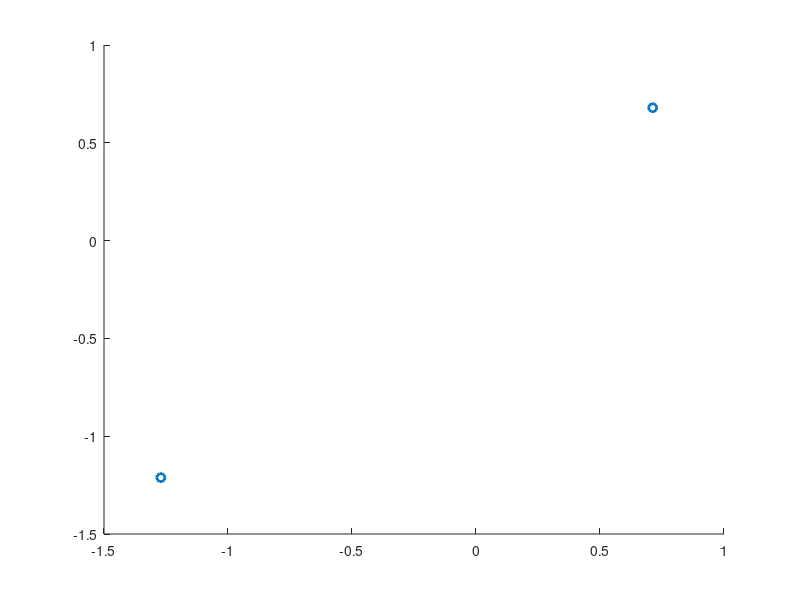

MATLAB code for this plot: (Note: this script raises an error after producing the figure.)
close all; clear all;

load('kmeans.mat'); x = kmeans; clear kmeans;

        K = 2;         %  desired # of clusters

M = size(x,1); % # of data points
N = size(x,2); % # of features 

% normalize by mean value and standard deviation
for j=1:N
    x(:,j) = (x(:,j) - mean(x(:,j)) ) / std(x(:,j));
end

% mu = zeros(K,N); % will contain the K centroids at any given iteration
S = zeros(M,K);  % j-th column will contain indices of datapoints belonging to j-th cluster
c = zeros(1,M);  % contains all distance between x(i) and the closest centroid, then labels for data


% Initialising: 
% we chose K random points out of the dataset as initial centroids, 
% to which we add a small random displacement to make sure
% every initial centroid is distinct
mu = x(floor(M*rand(1,K)+1),:) + 0.01*rand(K,N);

iter = 100; % desired # of iterations

for n=1:iter
    S = zeros(M,K);
    S_index = ones(1,K); % counter that keeps track of filled slots in S

    for i=1:M

        % finding closest centroid and its distance to x(i)
        
        cc = zeros(1,K);
        for j=1:K
            cc(j) = norm(x(i,:)-mu(j,:));
        end
        c(i) = min(cc);

        % assigning x(i) to cluster j

        jj = find(cc==min(cc));
        S(S_index(jj), jj) = i;
        S_index(jj) = S_index(jj)+1;
    end

    % updating centroids mu(j)

    for j=1:K
        division=0;
        for i=1:M
            logic = ~isempty(find(S(:,j)==i));
            mu(j,:) = mu(j,:) + logic * x(i,:);
            division = division + logic;
        end
        if(division==0)   % avoiding division by 0 
            division = 1;
        end
        mu(j,:) = mu(j,:) / division;
    end

end

% plotting data with different colors representing different clusters 

scatter(mu(:,1),mu(:,2),'ko','LineWidth',2);
CM = jet(K);
for j=1:K
    Sj = transpose(S(find(S(:,j)~=0),j));
    hold on;
    scatter(x(Sj,1),x(Sj,2),'color',CM(j,:),'marker','.');
end

objfun = sum(c)




%% this section is for plotting different values of the cost function with increasing K

close all; clear all;

load('kmeans.mat'); x = kmeans; clear kmeans;

objfun = 0; Kstore = 0;
for K =[1 2 4 8 11:10:51]       %  desired # of clusters
    Kstore = [Kstore K];

M = size(x,1); % # of data points
N = size(x,2); % # of features 

% normalize by mean value and standard deviation
for j=1:N
    x(:,j) = (x(:,j) - mean(x(:,j)) ) / std(x(:,j));
end

% mu = zeros(K,N); % will contain the K centroids at any given iteration
S = zeros(M,K);  % j-th column will contain indices of datapoints belonging to j-th cluster
c = zeros(1,M);  % contains all distance between x(i) and the closest centroid, then labels for data


% Initialising: 
% we chose K random points out of the dataset as initial centroids, 
% to which we add a small random displacement to make sure
% every initial centroid is distinct
mu = x(floor(M*rand(1,K)+1),:) + 0.01*rand(K,N);

iter = 100; % desired # of iterations

for n=1:iter
    S = zeros(M,K);
    S_index = ones(1,K); % counter that keeps track of filled slots in S

    for i=1:M

        % finding closest centroid and its distance to x(i)
        
        cc = zeros(1,K);
        for j=1:K
            cc(j) = norm(x(i,:)-mu(j,:));
        end
        c(i) = min(cc);

        % assigning x(i) to cluster j

        jj = find(cc==min(cc));
        S(S_index(jj), jj) = i;
        S_index(jj) = S_index(jj)+1;
    end

    % updating centroids mu(j)

    for j=1:K
        division=0;
        for i=1:M
            logic = ~isempty(find(S(:,j)==i));
            mu(j,:) = mu(j,:) + logic * x(i,:);
            division = division + logic;
        end
        if(division==0)   % avoiding division by 0 
            division = 1;
        end
        mu(j,:) = mu(j,:) / division;
    end

end

objfun = [objfun sum(c)];
end

plot(Kstore(2:end),objfun(2:end),'rx-'); 

% empirical relation between the cost function and K 
% is of the form of an offset inverse f(x)=A+(B/x)

hold on; X = linspace(1,50,100); plot(X, 60+(290./X),'b');

